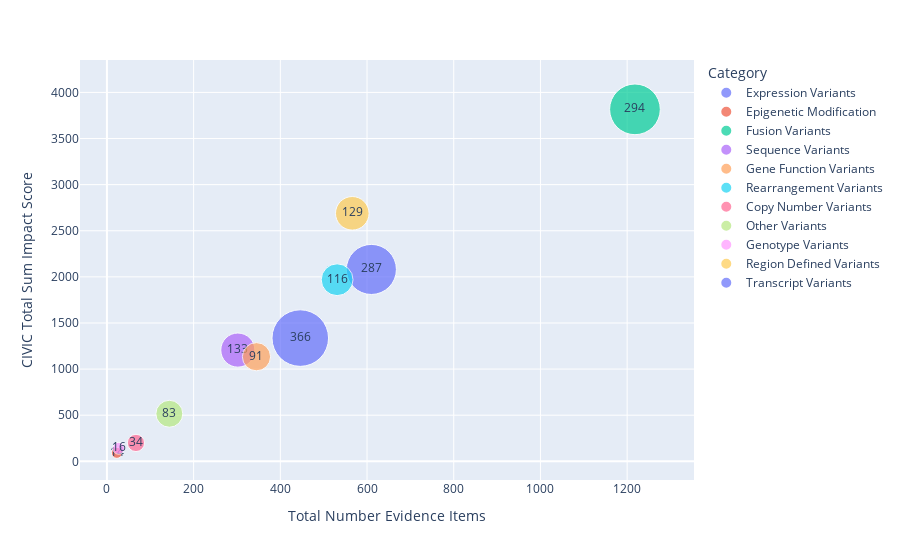

The notebook cell saved with this chart:
### Markdown cell above
The scatter plot below shows the relationship between the Not Supported variant sub category impact score and the number of evidence items associated with variants in each sub category. Additionally, the sizes of the data point represent the number of variants in each sub category.

### Code cell
fig2 = px.scatter(
    data_frame=not_supported_variant_impact_df,
    x="Total Number Evidence Items",
    y="CIVIC Total Sum Impact Score",
    size="Total Number Variants",
    size_max=40,
    text="Total Number Variants",
    color="Category",
    hover_data="% Accepted Evidence Items",
)
fig2.show()

### Figure 1 — Plotly figure (JSON) as saved in the notebook; plotly's stock layout.template omitted (floating-point values rounded to 4 significant figures)
{"data": [{"customdata": [["56.07%"]], "hovertemplate": "Category=Expression Variants<br>Total Number Evidence Items=%{x}<br>CIVIC Total Sum Impact Score=%{y}<br>Total Number Variants=%{text}<br>% Accepted Evidence Items=%{customdata[0]}<extra></extra>", "legendgroup": "Expression Variants", "marker": {"color": "#636efa", "size": [287], "sizemode": "area", "sizeref": 0.2288, "symbol": "circle"}, "mode": "markers+text", "name": "Expression Variants", "orientation": "v", "showlegend": true, "text": [287], "type": "scatter", "x": [610], "xaxis": "x", "y": [2080.0], "yaxis": "y"}, {"customdata": [["95.65%"]], "hovertemplate": "Category=Epigenetic Modification<br>Total Number Evidence Items=%{x}<br>CIVIC Total Sum Impact Score=%{y}<br>Total Number Variants=%{text}<br>% Accepted Evidence Items=%{customdata[0]}<extra></extra>", "legendgroup": "Epigenetic Modification", "marker": {"color": "#EF553B", "size": [14], "sizemode": "area", "sizeref": 0.2288, "symbol": "circle"}, "mode": "markers+text", "name": "Epigenetic Modification", "orientation": "v", "showlegend": true, "text": [14], "type": "scatter", "x": [23], "xaxis": "x", "y": [92], "yaxis": "y"}, {"customdata": [["61.33%"]], "hovertemplate": "Category=Fusion Variants<br>Total Number Evidence Items=%{x}<br>CIVIC Total Sum Impact Score=%{y}<br>Total Number Variants=%{text}<br>% Accepted Evidence Items=%{customdata[0]}<extra></extra>", "legendgroup": "Fusion Variants", "marker": {"color": "#00cc96", "size": [294], "sizemode": "area", "sizeref": 0.2288, "symbol": "circle"}, "mode": "markers+text", "name": "Fusion Variants", "orientation": "v", "showlegend": true, "text": [294], "type": "scatter", "x": [1218], "xaxis": "x", "y": [3816.0], "yaxis": "y"}, {"customdata": [["64.90%"]], "hovertemplate": "Category=Sequence Variants<br>Total Number Evidence Items=%{x}<br>CIVIC Total Sum Impact Score=%{y}<br>Total Number Variants=%{text}<br>% Accepted Evidence Items=%{customdata[0]}<extra></extra>", "legendgroup": "Sequence Variants", "marker": {"color": "#ab63fa", "size": [133], "sizemode": "area", "sizeref": 0.2288, "symbol": "circle"}, "mode": "markers+text", "name": "Sequence Variants", "orientation": "v", "showlegend": true, "text": [133], "type": "scatter", "x": [302], "xaxis": "x", "y": [1206], "yaxis": "y"}, {"customdata": [["44.64%"]], "hovertemplate": "Category=Gene Function Variants<br>Total Number Evidence Items=%{x}<br>CIVIC Total Sum Impact Score=%{y}<br>Total Number Variants=%{text}<br>% Accepted Evidence Items=%{customdata[0]}<extra></extra>", "legendgroup": "Gene Function Variants", "marker": {"color": "#FFA15A", "size": [91], "sizemode": "area", "sizeref": 0.2288, "symbol": "circle"}, "mode": "markers+text", "name": "Gene Function Variants", "orientation": "v", "showlegend": true, "text": [91], "type": "scatter", "x": [345], "xaxis": "x", "y": [1134], "yaxis": "y"}, {"customdata": [["38.04%"]], "hovertemplate": "Category=Rearrangement Variants<br>Total Number Evidence Items=%{x}<br>CIVIC Total Sum Impact Score=%{y}<br>Total Number Variants=%{text}<br>% Accepted Evidence Items=%{customdata[0]}<extra></extra>", "legendgroup": "Rearrangement Variants", "marker": {"color": "#19d3f3", "size": [116], "sizemode": "area", "sizeref": 0.2288, "symbol": "circle"}, "mode": "markers+text", "name": "Rearrangement Variants", "orientation": "v", "showlegend": true, "text": [116], "type": "scatter", "x": [531], "xaxis": "x", "y": [1969], "yaxis": "y"}, {"customdata": [["46.27%"]], "hovertemplate": "Category=Copy Number Variants<br>Total Number Evidence Items=%{x}<br>CIVIC Total Sum Impact Score=%{y}<br>Total Number Variants=%{text}<br>% Accepted Evidence Items=%{customdata[0]}<extra></extra>", "legendgroup": "Copy Number Variants", "marker": {"color": "#FF6692", "size": [34], "sizemode": "area", "sizeref": 0.2288, "symbol": "circle"}, "mode": "markers+text", "name": "Copy Number Variants", "orientation": "v", "showlegend": true, "text": [34], "type": "scatter", "x": [67], "xaxis": "x", "y": [199], "yaxis": "y"}, {"customdata": [["40.28%"]], "hovertemplate": "Category=Other Variants<br>Total Number Evidence Items=%{x}<br>CIVIC Total Sum Impact Score=%{y}<br>Total Number Variants=%{text}<br>% Accepted Evidence Items=%{customdata[0]}<extra></extra>", "legendgroup": "Other Variants", "marker": {"color": "#B6E880", "size": [83], "sizemode": "area", "sizeref": 0.2288, "symbol": "circle"}, "mode": "markers+text", "name": "Other Variants", "orientation": "v", "showlegend": true, "text": [83], "type": "scatter", "x": [144], "xaxis": "x", "y": [515.5], "yaxis": "y"}, {"customdata": [["62.96%"]], "hovertemplate": "Category=Genotype Variants<br>Total Number Evidence Items=%{x}<br>CIVIC Total Sum Impact Score=%{y}<br>Total Number Variants=%{text}<br>% Accepted Evidence Items=%{customdata[0]}<extra></extra>", "legendgroup": "Genotype Variants", "marker": {"color": "#FF97FF", "size": [16], "sizemode": "area", "sizeref": 0.2288, "symbol": "circle"}, "mode": "markers+text", "name": "Genotype Variants", "orientation": "v", "showlegend": true, "text": [16], "type": "scatter", "x": [27], "xaxis": "x", "y": [141], "yaxis": "y"}, {"customdata": [["72.08%"]], "hovertemplate": "Category=Region Defined Variants<br>Total Number Evidence Items=%{x}<br>CIVIC Total Sum Impact Score=%{y}<br>Total Number Variants=%{text}<br>% Accepted Evidence Items=%{customdata[0]}<extra></extra>", "legendgroup": "Region Defined Variants", "marker": {"color": "#FECB52", "size": [129], "sizemode": "area", "sizeref": 0.2288, "symbol": "circle"}, "mode": "markers+text", "name": "Region Defined Variants", "orientation": "v", "showlegend": true, "text": [129], "type": "scatter", "x": [566], "xaxis": "x", "y": [2689], "yaxis": "y"}, {"customdata": [["12.11%"]], "hovertemplate": "Category=Transcript Variants<br>Total Number Evidence Items=%{x}<br>CIVIC Total Sum Impact Score=%{y}<br>Total Number Variants=%{text}<br>% Accepted Evidence Items=%{customdata[0]}<extra></extra>", "legendgroup": "Transcript Variants", "marker": {"color": "#636efa", "size": [366], "sizemode": "area", "sizeref": 0.2288, "symbol": "circle"}, "mode": "markers+text", "name": "Transcript Variants", "orientation": "v", "showlegend": true, "text": [366], "type": "scatter", "x": [446], "xaxis": "x", "y": [1336], "yaxis": "y"}], "layout": {"legend": {"itemsizing": "constant", "title": {"text": "Category"}, "tracegroupgap": 0}, "margin": {"t": 60}, "xaxis": {"anchor": "y", "domain": [0, 1], "title": {"text": "Total Number Evidence Items"}}, "yaxis": {"anchor": "x", "domain": [0, 1], "title": {"text": "CIVIC Total Sum Impact Score"}}}}
